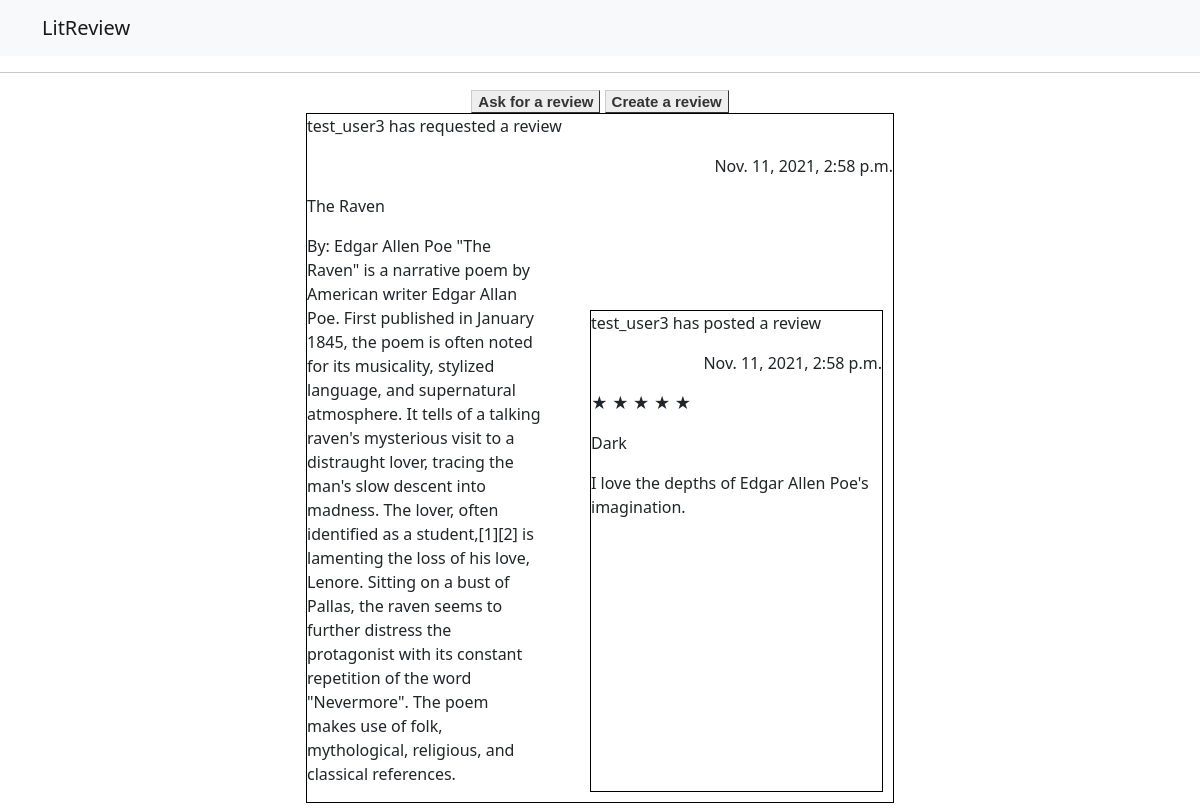
Before: /flux/ (upper part) with the older database file.
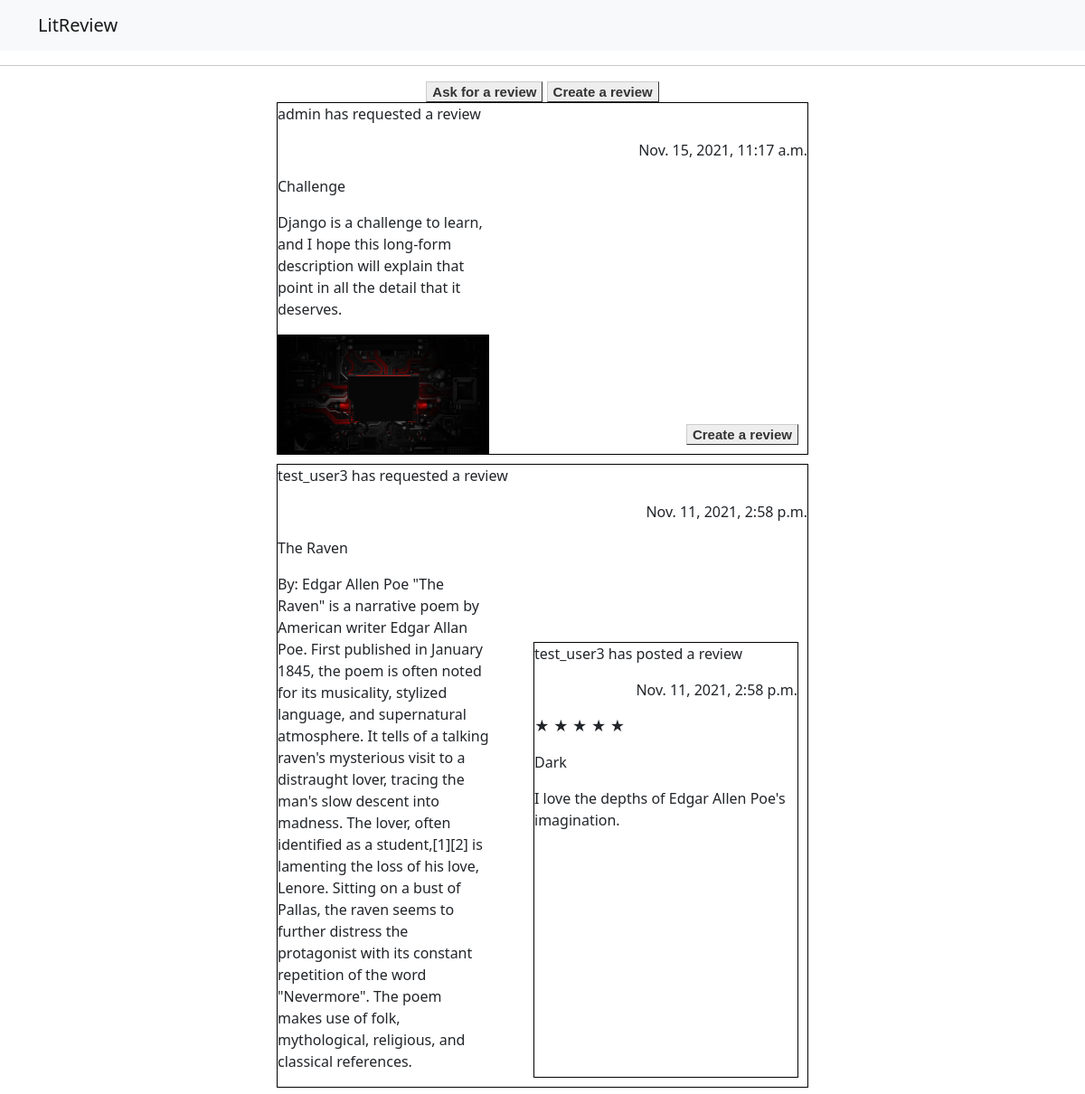
After: the same page with the newer database file.
### LitReview/models.py (models this page shows, shortened)
class Ticket(models.Model):
    title = models.CharField(max_length=128)
    description = models.TextField(max_length=2048, blank=True)
    user = models.ForeignKey(to=settings.AUTH_USER_MODEL, on_delete=models.CASCADE)
    image = models.ImageField(null=True, blank=True, upload_to="images/")
    time_created = models.DateTimeField(auto_now_add=True)

class Review(models.Model):
    ticket = models.ForeignKey(to=Ticket, on_delete=models.CASCADE)
    rating = models.PositiveSmallIntegerField(
        validators=[MinValueValidator(0), MaxValueValidator(5)])
    headline = models.CharField(max_length=128)
    body = models.TextField(max_length=8192, blank=True)
    user = models.ForeignKey(
        to=settings.AUTH_USER_MODEL, on_delete=models.CASCADE)
    time_created = models.DateTimeField(auto_now_add=True)

### LitReview/views.py (the view)
# urls.py: path('flux/', PostListView.as_view(), name='flux'),
class PostListView(ListView):
    template_name = 'LitReview/flux.html'
    context_object_name = 'list_tickets'
    def get_queryset(self):
        return Ticket.objects.order_by('-time_created')
    def get_context_data(self, **kwargs):
        context = super(PostListView, self).get_context_data(**kwargs)
        context['reviews'] = Review.objects.order_by('time_created')
        pks = []
        for obj in Review.objects.all():
            pks.append(obj.ticket.pk)
        context['pks'] = pks
        return context

### LitReview/templates/LitReview/flux.html (shortened to what this page needs)
{% extends 'LitReview/main.html' %}
{% block content %}
<div class="container-fluid">
    <div class="row">
        <div class="col">
            <a href="{% url 'create_ticket' %}" class="button">Ask for a review</a>
            <a href="{% url 'create_review' %}" class="button">Create a review</a>
            <div class="critique">
                {% for ticket in list_tickets %}
                <div class="critique-body">
                    {% if ticket.user.username == user.username %}
                        <p>You have requested a review</p>
                    {% else %}
                        <p>{{ticket.user.username}} has requested a review</p>
                    {% endif %}
                    <p class="time_created">{{ticket.time_created}}</p>
                    <p>{{ticket.title}}</p>
                    <p class="description">{{ticket.description}}</p>
                    {% if ticket.image %}
                        <img src="{{ticket.image.url}}">
                    {% endif %}
                    {% for review in reviews %}
                        {% if review.ticket.pk is ticket.pk %}
                            <div class="response-container">
                                {% if review.user.username == user.username %}
                                    <p>You have posted a review</p>
                                {% else %}
                                    <p>{{review.user.username}} has posted a review</p>
                                {% endif %}
                                <p class="time_created">{{review.time_created}}</p>
                                {% if review.rating is 5 %}
                                    <p>&#9733 &#9733 &#9733 &#9733 &#9733</p>
                                {% endif %}
                                <p>{{review.headline}}</p>
                                <p class="response-text">{{review.body}}</p>
                            </div>
                        {% endif %}
                        {% if ticket.pk not in pks %}
                            {% if ticket.user.username != user.username %}
                                <div>
                                    <a href="{% url 'create_response' ticket.pk %}" class="button">Create a review</a>
                                </div>
                            {% endif %}
                        {% endif %}
                    {% endfor %}
                </div>
                {% endfor %}
            </div>
        </div>
    </div>
</div>
{% endblock %}

Changed rows visible on the page:
added Ticket: user.username "admin", time_created "Nov. 15, 2021, 11:17 a.m.", title "Challenge", description "Django is a challenge to learn, and I hope this long-form description will explain that point in all the detail that it deserves.", image (picture), Review (shows "Create a review")
